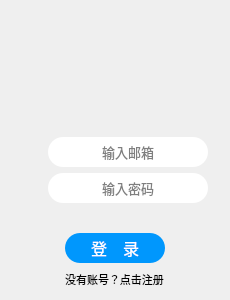
<?xml version="1.0" encoding="UTF-8"?>
<ui version="4.0">
 <class>Login</class>
 <widget class="QWidget" name="Login">
  <property name="geometry">
   <rect>
    <x>0</x>
    <y>0</y>
    <width>230</width>
    <height>300</height>
   </rect>
  </property>
  <property name="sizePolicy">
   <sizepolicy hsizetype="Preferred" vsizetype="Expanding">
    <horstretch>0</horstretch>
    <verstretch>0</verstretch>
   </sizepolicy>
  </property>
  <property name="minimumSize">
   <size>
    <width>230</width>
    <height>300</height>
   </size>
  </property>
  <property name="maximumSize">
   <size>
    <width>230</width>
    <height>300</height>
   </size>
  </property>
  <property name="mouseTracking">
   <bool>true</bool>
  </property>
  <property name="windowTitle">
   <string/>
  </property>
  <property name="styleSheet">
   <string notr="true"/>
  </property>
  <property name="unifiedTitleAndToolBarOnMac" stdset="0">
   <bool>false</bool>
  </property>
  <layout class="QGridLayout" name="gridLayout_3">
   <item row="0" column="0">
    <layout class="QGridLayout" name="gridLayout_2">
     <item row="0" column="2">
      <layout class="QGridLayout" name="gridLayout">
       <item row="12" column="0" rowspan="2" colspan="4" alignment="Qt::AlignmentFlag::AlignHCenter|Qt::AlignmentFlag::AlignTop">
        <widget class="QPushButton" name="btn_register">
         <property name="minimumSize">
          <size>
           <width>0</width>
           <height>20</height>
          </size>
         </property>
         <property name="maximumSize">
          <size>
           <width>16777215</width>
           <height>20</height>
          </size>
         </property>
         <property name="font">
          <font>
           <pointsize>8</pointsize>
          </font>
         </property>
         <property name="styleSheet">
          <string notr="true">background-color: rgba(0, 0, 0, 0);</string>
         </property>
         <property name="text">
          <string>没有账号？点击注册</string>
         </property>
         <property name="flat">
          <bool>true</bool>
         </property>
        </widget>
       </item>
       <item row="1" column="0" rowspan="2" colspan="4" alignment="Qt::AlignmentFlag::AlignHCenter|Qt::AlignmentFlag::AlignVCenter">
        <widget class="QLabel" name="lbl_profile">
         <property name="minimumSize">
          <size>
           <width>60</width>
           <height>60</height>
          </size>
         </property>
         <property name="maximumSize">
          <size>
           <width>60</width>
           <height>60</height>
          </size>
         </property>
         <property name="styleSheet">
          <string notr="true">border-radius: 40px;</string>
         </property>
         <property name="text">
          <string/>
         </property>
         <property name="pixmap">
          <pixmap resource="../../res/res.qrc">:/icon/icon.png</pixmap>
         </property>
         <property name="scaledContents">
          <bool>true</bool>
         </property>
         <property name="alignment">
          <set>Qt::AlignmentFlag::AlignCenter</set>
         </property>
        </widget>
       </item>
       <item row="7" column="2" alignment="Qt::AlignmentFlag::AlignLeft|Qt::AlignmentFlag::AlignVCenter">
        <widget class="QLineEdit" name="edit_password">
         <property name="enabled">
          <bool>true</bool>
         </property>
         <property name="sizePolicy">
          <sizepolicy hsizetype="Preferred" vsizetype="Fixed">
           <horstretch>0</horstretch>
           <verstretch>0</verstretch>
          </sizepolicy>
         </property>
         <property name="minimumSize">
          <size>
           <width>160</width>
           <height>30</height>
          </size>
         </property>
         <property name="maximumSize">
          <size>
           <width>160</width>
           <height>30</height>
          </size>
         </property>
         <property name="font">
          <font>
           <pointsize>10</pointsize>
          </font>
         </property>
         <property name="styleSheet">
          <string notr="true">border-radius: 15px;</string>
         </property>
         <property name="echoMode">
          <enum>QLineEdit::EchoMode::Password</enum>
         </property>
         <property name="alignment">
          <set>Qt::AlignmentFlag::AlignCenter</set>
         </property>
         <property name="placeholderText">
          <string>输入密码</string>
         </property>
        </widget>
       </item>
       <item row="8" column="0" rowspan="3" colspan="4">
        <spacer name="verticalSpacer_2">
         <property name="orientation">
          <enum>Qt::Orientation::Vertical</enum>
         </property>
         <property name="sizeType">
          <enum>QSizePolicy::Policy::Fixed</enum>
         </property>
         <property name="sizeHint" stdset="0">
          <size>
           <width>20</width>
           <height>5</height>
          </size>
         </property>
        </spacer>
       </item>
       <item row="11" column="0" colspan="4" alignment="Qt::AlignmentFlag::AlignHCenter|Qt::AlignmentFlag::AlignBottom">
        <widget class="QPushButton" name="btn_login">
         <property name="minimumSize">
          <size>
           <width>100</width>
           <height>30</height>
          </size>
         </property>
         <property name="maximumSize">
          <size>
           <width>100</width>
           <height>30</height>
          </size>
         </property>
         <property name="font">
          <font>
           <pointsize>12</pointsize>
          </font>
         </property>
         <property name="styleSheet">
          <string notr="true">color: rgb(255, 255, 255);
background-color: #0097fd;
border-radius: 15px;
</string>
         </property>
         <property name="text">
          <string>登　录</string>
         </property>
        </widget>
       </item>
       <item row="6" column="1" alignment="Qt::AlignmentFlag::AlignRight|Qt::AlignmentFlag::AlignVCenter">
        <widget class="QLabel" name="label">
         <property name="minimumSize">
          <size>
           <width>20</width>
           <height>20</height>
          </size>
         </property>
         <property name="maximumSize">
          <size>
           <width>20</width>
           <height>20</height>
          </size>
         </property>
         <property name="text">
          <string/>
         </property>
         <property name="pixmap">
          <pixmap resource="../../res/res.qrc">:/icon/skull.png</pixmap>
         </property>
         <property name="scaledContents">
          <bool>true</bool>
         </property>
         <property name="alignment">
          <set>Qt::AlignmentFlag::AlignCenter</set>
         </property>
        </widget>
       </item>
       <item row="6" column="2" alignment="Qt::AlignmentFlag::AlignLeft|Qt::AlignmentFlag::AlignVCenter">
        <widget class="QLineEdit" name="edit_email">
         <property name="sizePolicy">
          <sizepolicy hsizetype="Preferred" vsizetype="Fixed">
           <horstretch>0</horstretch>
           <verstretch>0</verstretch>
          </sizepolicy>
         </property>
         <property name="minimumSize">
          <size>
           <width>160</width>
           <height>30</height>
          </size>
         </property>
         <property name="maximumSize">
          <size>
           <width>160</width>
           <height>30</height>
          </size>
         </property>
         <property name="font">
          <font>
           <pointsize>10</pointsize>
          </font>
         </property>
         <property name="acceptDrops">
          <bool>false</bool>
         </property>
         <property name="styleSheet">
          <string notr="true">border-radius: 15px;</string>
         </property>
         <property name="alignment">
          <set>Qt::AlignmentFlag::AlignCenter</set>
         </property>
         <property name="placeholderText">
          <string>输入邮箱</string>
         </property>
        </widget>
       </item>
       <item row="0" column="0" colspan="4">
        <layout class="QHBoxLayout" name="horizontalLayout">
         <item>
          <spacer name="horizontalSpacer">
           <property name="orientation">
            <enum>Qt::Orientation::Horizontal</enum>
           </property>
           <property name="sizeType">
            <enum>QSizePolicy::Policy::Expanding</enum>
           </property>
           <property name="sizeHint" stdset="0">
            <size>
             <width>40</width>
             <height>20</height>
            </size>
           </property>
          </spacer>
         </item>
         <item alignment="Qt::AlignmentFlag::AlignRight|Qt::AlignmentFlag::AlignTop">
          <widget class="QPushButton" name="btn_close">
           <property name="minimumSize">
            <size>
             <width>30</width>
             <height>30</height>
            </size>
           </property>
           <property name="maximumSize">
            <size>
             <width>30</width>
             <height>30</height>
            </size>
           </property>
           <property name="styleSheet">
            <string notr="true">background-color: rgba(0, 0, 0, 0);</string>
           </property>
           <property name="text">
            <string/>
           </property>
           <property name="icon">
            <iconset resource="../../res/res.qrc">
             <normaloff>:/icon/close.png</normaloff>:/icon/close.png</iconset>
           </property>
           <property name="iconSize">
            <size>
             <width>30</width>
             <height>30</height>
            </size>
           </property>
           <property name="flat">
            <bool>true</bool>
           </property>
          </widget>
         </item>
        </layout>
       </item>
       <item row="6" column="0" rowspan="2">
        <spacer name="horizontalSpacer_2">
         <property name="orientation">
          <enum>Qt::Orientation::Horizontal</enum>
         </property>
         <property name="sizeType">
          <enum>QSizePolicy::Policy::Expanding</enum>
         </property>
         <property name="sizeHint" stdset="0">
          <size>
           <width>5</width>
           <height>20</height>
          </size>
         </property>
        </spacer>
       </item>
       <item row="7" column="1" alignment="Qt::AlignmentFlag::AlignRight|Qt::AlignmentFlag::AlignVCenter">
        <widget class="QLabel" name="label_2">
         <property name="minimumSize">
          <size>
           <width>20</width>
           <height>20</height>
          </size>
         </property>
         <property name="maximumSize">
          <size>
           <width>20</width>
           <height>20</height>
          </size>
         </property>
         <property name="text">
          <string/>
         </property>
         <property name="pixmap">
          <pixmap resource="../../res/res.qrc">:/icon/lock.png</pixmap>
         </property>
         <property name="scaledContents">
          <bool>true</bool>
         </property>
         <property name="alignment">
          <set>Qt::AlignmentFlag::AlignCenter</set>
         </property>
        </widget>
       </item>
       <item row="6" column="3" rowspan="2">
        <spacer name="horizontalSpacer_3">
         <property name="orientation">
          <enum>Qt::Orientation::Horizontal</enum>
         </property>
         <property name="sizeType">
          <enum>QSizePolicy::Policy::Expanding</enum>
         </property>
         <property name="sizeHint" stdset="0">
          <size>
           <width>5</width>
           <height>20</height>
          </size>
         </property>
        </spacer>
       </item>
       <item row="3" column="0" rowspan="3" colspan="4">
        <spacer name="verticalSpacer">
         <property name="orientation">
          <enum>Qt::Orientation::Vertical</enum>
         </property>
         <property name="sizeType">
          <enum>QSizePolicy::Policy::Fixed</enum>
         </property>
         <property name="sizeHint" stdset="0">
          <size>
           <width>20</width>
           <height>5</height>
          </size>
         </property>
        </spacer>
       </item>
      </layout>
     </item>
    </layout>
   </item>
  </layout>
 </widget>
 <resources>
  <include location="../../res/res.qrc"/>
 </resources>
 <connections/>
</ui>
